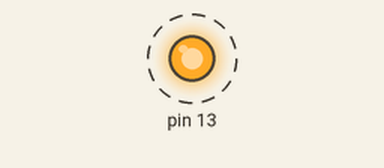
Recording of a sketch running on a simulated Arduino Uno, built with avr-gcc and run on an emulated ATmega328P. Parts: output pins drawn as LEDs (lit = HIGH). Dashed ring = blinking.

Above: at 0.05 s.
Timing chart, 0 to 3.0 s (numbered marks = the images above):
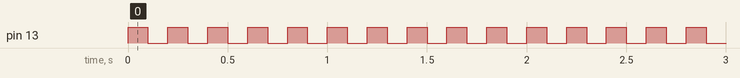

Measured:
- by itself, pin 13: alternates HIGH for 0.10 s and LOW for 0.10 s

The sketch:

blinky.ino
```cpp
void setup(){
	pinMode(13, OUTPUT);
	Serial.begin(9600);
}

void loop(){
	digitalWrite(13, HIGH);
	delay(100);
	digitalWrite(13, LOW);
	delay(100);
}
```
